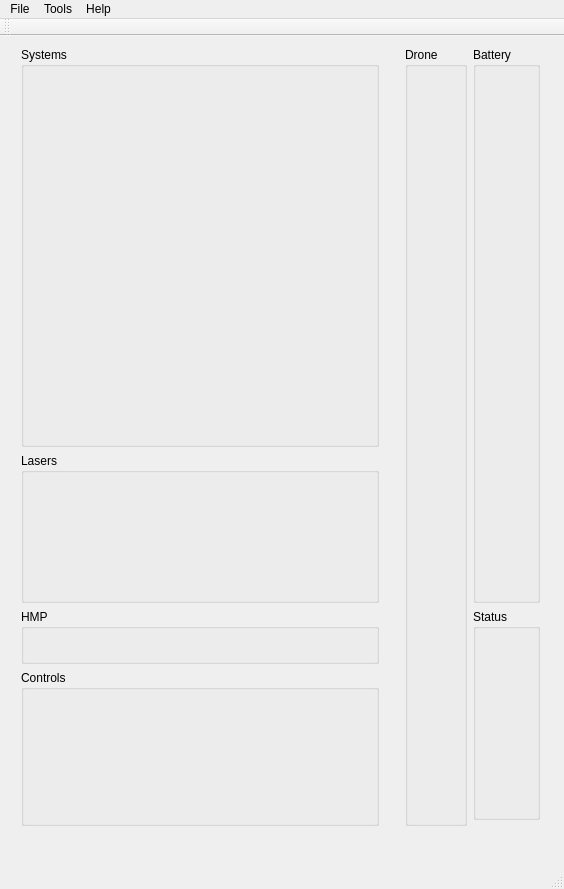
<?xml version="1.0" encoding="UTF-8"?>
<ui version="4.0">
 <class>MainWindow</class>
 <widget class="QMainWindow" name="MainWindow">
  <property name="geometry">
   <rect>
    <x>0</x>
    <y>0</y>
    <width>564</width>
    <height>889</height>
   </rect>
  </property>
  <property name="windowTitle">
   <string>MainWindow</string>
  </property>
  <widget class="QWidget" name="centralWidget">
   <widget class="QWidget" name="gridLayoutWidget">
    <property name="geometry">
     <rect>
      <x>0</x>
      <y>0</y>
      <width>551</width>
      <height>821</height>
     </rect>
    </property>
    <layout class="QGridLayout" name="gridLayout" rowstretch="0,0,0,0,0,0,0,0" columnstretch="0,0,0,0,0">
     <property name="sizeConstraint">
      <enum>QLayout::SetDefaultConstraint</enum>
     </property>
     <property name="spacing">
      <number>6</number>
     </property>
     <item row="0" column="4" rowspan="2">
      <widget class="QGroupBox" name="groupBoxBattery">
       <property name="title">
        <string>Battery</string>
       </property>
       <layout class="QGridLayout" name="gridLayout_2">
        <item row="1" column="1">
         <layout class="QVBoxLayout" name="verticalLayoutBattery"/>
        </item>
       </layout>
      </widget>
     </item>
     <item row="1" column="1">
      <widget class="QGroupBox" name="groupBoxLaser">
       <property name="title">
        <string>Lasers</string>
       </property>
       <layout class="QGridLayout" name="gridLayout_5">
        <property name="sizeConstraint">
         <enum>QLayout::SetMinimumSize</enum>
        </property>
        <item row="0" column="0">
         <layout class="QVBoxLayout" name="verticalLayoutLaser"/>
        </item>
       </layout>
      </widget>
     </item>
     <item row="0" column="1">
      <widget class="QGroupBox" name="groupBoxSystems">
       <property name="title">
        <string>Systems</string>
       </property>
       <layout class="QGridLayout" name="gridLayout_4">
        <item row="0" column="0">
         <layout class="QVBoxLayout" name="verticalLayoutSystems"/>
        </item>
       </layout>
      </widget>
     </item>
     <item row="3" column="1" rowspan="2">
      <widget class="QGroupBox" name="groupBoxControls">
       <property name="title">
        <string>Controls</string>
       </property>
       <layout class="QGridLayout" name="gridLayout_6">
        <item row="0" column="0">
         <layout class="QVBoxLayout" name="verticalLayoutControls"/>
        </item>
       </layout>
      </widget>
     </item>
     <item row="0" column="3" rowspan="5">
      <widget class="QGroupBox" name="groupBoxDrone">
       <property name="title">
        <string>Drone</string>
       </property>
       <layout class="QGridLayout" name="gridLayout_3">
        <item row="0" column="0">
         <layout class="QVBoxLayout" name="verticalLayoutDrone"/>
        </item>
       </layout>
      </widget>
     </item>
     <item row="2" column="1">
      <widget class="QGroupBox" name="groupBoxHMP">
       <property name="title">
        <string>HMP</string>
       </property>
       <widget class="QWidget" name="verticalLayoutWidget">
        <property name="geometry">
         <rect>
          <x>20</x>
          <y>20</y>
          <width>381</width>
          <height>80</height>
         </rect>
        </property>
        <layout class="QVBoxLayout" name="verticalLayoutHMP"/>
       </widget>
      </widget>
     </item>
     <item row="1" column="2">
      <spacer name="verticalSpacer_4">
       <property name="orientation">
        <enum>Qt::Vertical</enum>
       </property>
       <property name="sizeType">
        <enum>QSizePolicy::Minimum</enum>
       </property>
       <property name="sizeHint" stdset="0">
        <size>
         <width>20</width>
         <height>150</height>
        </size>
       </property>
      </spacer>
     </item>
     <item row="0" column="0">
      <spacer name="verticalSpacer">
       <property name="orientation">
        <enum>Qt::Vertical</enum>
       </property>
       <property name="sizeType">
        <enum>QSizePolicy::Expanding</enum>
       </property>
       <property name="sizeHint" stdset="0">
        <size>
         <width>10</width>
         <height>400</height>
        </size>
       </property>
      </spacer>
     </item>
     <item row="7" column="3">
      <spacer name="horizontalSpacer_2">
       <property name="orientation">
        <enum>Qt::Horizontal</enum>
       </property>
       <property name="sizeType">
        <enum>QSizePolicy::Minimum</enum>
       </property>
       <property name="sizeHint" stdset="0">
        <size>
         <width>40</width>
         <height>20</height>
        </size>
       </property>
      </spacer>
     </item>
     <item row="0" column="2">
      <spacer name="horizontalSpacer_3">
       <property name="orientation">
        <enum>Qt::Horizontal</enum>
       </property>
       <property name="sizeType">
        <enum>QSizePolicy::Minimum</enum>
       </property>
       <property name="sizeHint" stdset="0">
        <size>
         <width>10</width>
         <height>20</height>
        </size>
       </property>
      </spacer>
     </item>
     <item row="7" column="1">
      <spacer name="horizontalSpacer_4">
       <property name="orientation">
        <enum>Qt::Horizontal</enum>
       </property>
       <property name="sizeHint" stdset="0">
        <size>
         <width>40</width>
         <height>20</height>
        </size>
       </property>
      </spacer>
     </item>
     <item row="7" column="4">
      <spacer name="horizontalSpacer_5">
       <property name="orientation">
        <enum>Qt::Horizontal</enum>
       </property>
       <property name="sizeType">
        <enum>QSizePolicy::Minimum</enum>
       </property>
       <property name="sizeHint" stdset="0">
        <size>
         <width>40</width>
         <height>20</height>
        </size>
       </property>
      </spacer>
     </item>
     <item row="3" column="2">
      <spacer name="verticalSpacer_3">
       <property name="orientation">
        <enum>Qt::Vertical</enum>
       </property>
       <property name="sizeType">
        <enum>QSizePolicy::Minimum</enum>
       </property>
       <property name="sizeHint" stdset="0">
        <size>
         <width>20</width>
         <height>150</height>
        </size>
       </property>
      </spacer>
     </item>
     <item row="2" column="2">
      <spacer name="verticalSpacer_2">
       <property name="orientation">
        <enum>Qt::Vertical</enum>
       </property>
       <property name="sizeHint" stdset="0">
        <size>
         <width>20</width>
         <height>40</height>
        </size>
       </property>
      </spacer>
     </item>
     <item row="2" column="4" rowspan="2">
      <widget class="QGroupBox" name="groupBoxStatus">
       <property name="title">
        <string>Status</string>
       </property>
       <widget class="QWidget" name="verticalLayoutWidget_2">
        <property name="geometry">
         <rect>
          <x>12</x>
          <y>20</y>
          <width>31</width>
          <height>201</height>
         </rect>
        </property>
        <layout class="QVBoxLayout" name="verticalLayoutStatus"/>
       </widget>
      </widget>
     </item>
    </layout>
   </widget>
  </widget>
  <widget class="QMenuBar" name="menuBar">
   <property name="geometry">
    <rect>
     <x>0</x>
     <y>0</y>
     <width>564</width>
     <height>21</height>
    </rect>
   </property>
   <widget class="QMenu" name="menuFile">
    <property name="title">
     <string>File</string>
    </property>
    <addaction name="actionConnect"/>
    <addaction name="separator"/>
    <addaction name="actionReset"/>
    <addaction name="separator"/>
    <addaction name="actionClose"/>
   </widget>
   <widget class="QMenu" name="menuSimulation">
    <property name="title">
     <string>Tools</string>
    </property>
    <addaction name="actionSimulation"/>
    <addaction name="actionLogs"/>
   </widget>
   <widget class="QMenu" name="menuAbout">
    <property name="title">
     <string>Help</string>
    </property>
    <addaction name="actionAbout_us"/>
   </widget>
   <addaction name="menuFile"/>
   <addaction name="menuSimulation"/>
   <addaction name="menuAbout"/>
  </widget>
  <widget class="QToolBar" name="mainToolBar">
   <attribute name="toolBarArea">
    <enum>TopToolBarArea</enum>
   </attribute>
   <attribute name="toolBarBreak">
    <bool>false</bool>
   </attribute>
  </widget>
  <widget class="QStatusBar" name="statusBar"/>
  <action name="actionConnect">
   <property name="text">
    <string>Connect</string>
   </property>
  </action>
  <action name="actionClose">
   <property name="text">
    <string>Close</string>
   </property>
  </action>
  <action name="actionAbout_us">
   <property name="text">
    <string>About us</string>
   </property>
  </action>
  <action name="actionSimulation">
   <property name="text">
    <string>Simulation</string>
   </property>
  </action>
  <action name="actionLogs">
   <property name="text">
    <string>Logs</string>
   </property>
  </action>
  <action name="actionReset">
   <property name="text">
    <string>Reset</string>
   </property>
  </action>
 </widget>
 <layoutdefault spacing="6" margin="11"/>
 <resources/>
 <connections/>
</ui>
